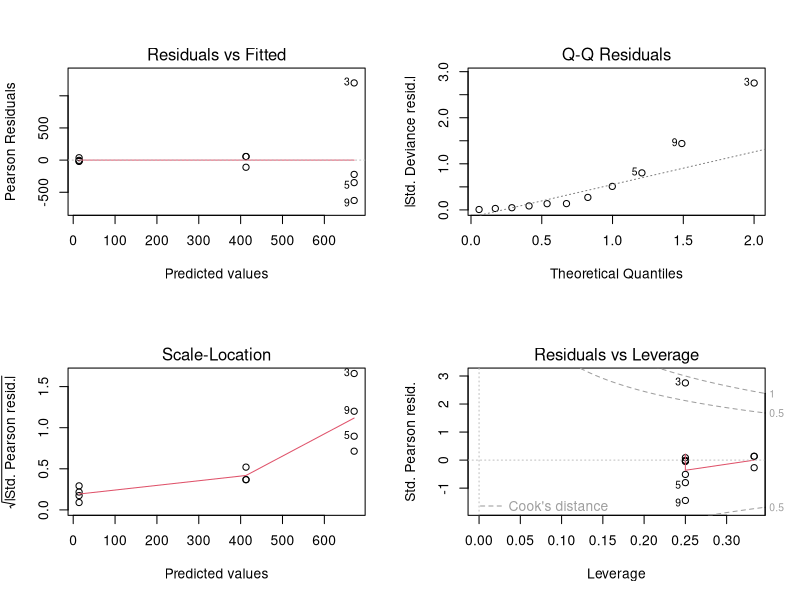
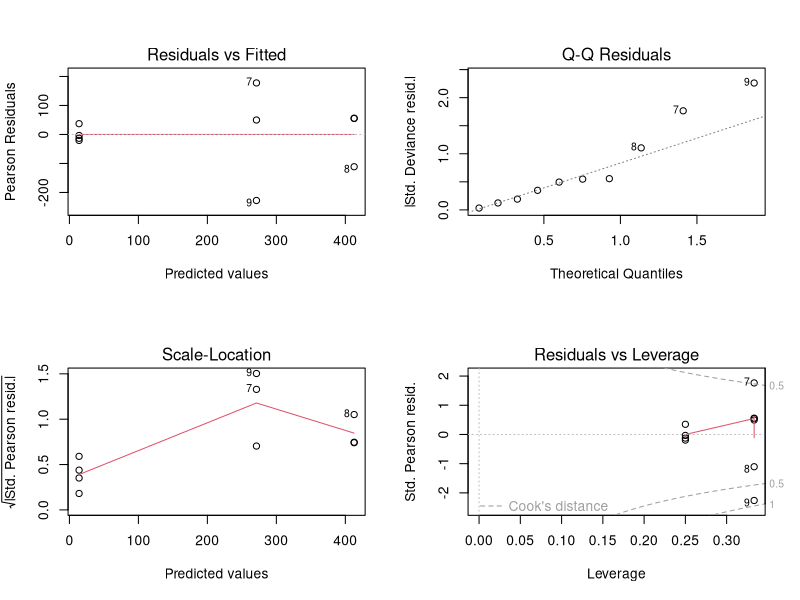
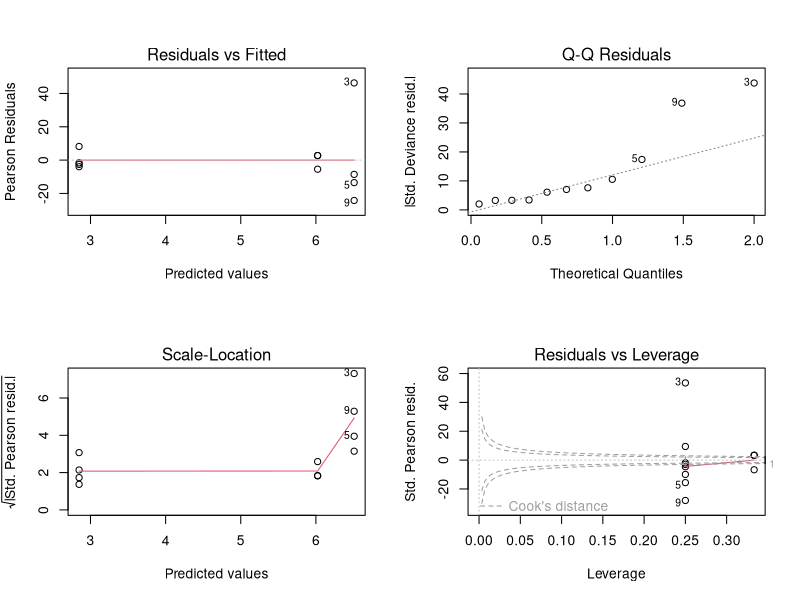
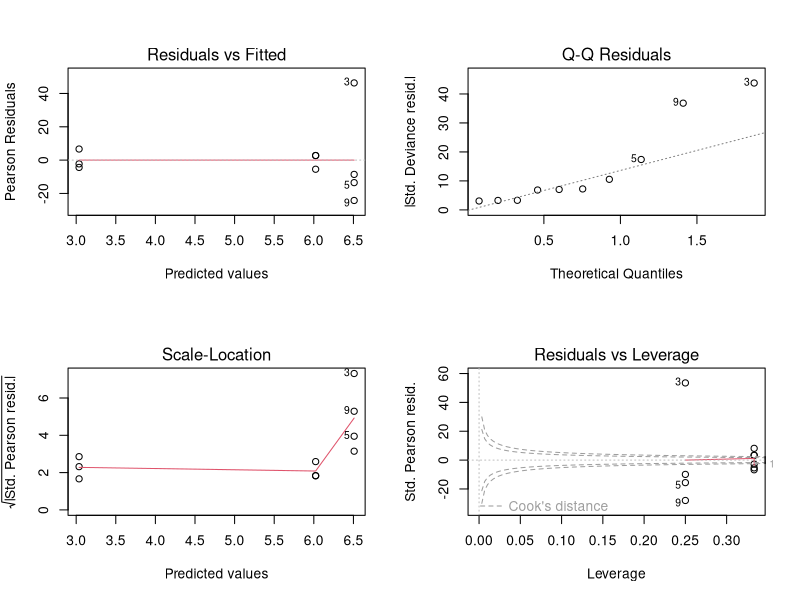
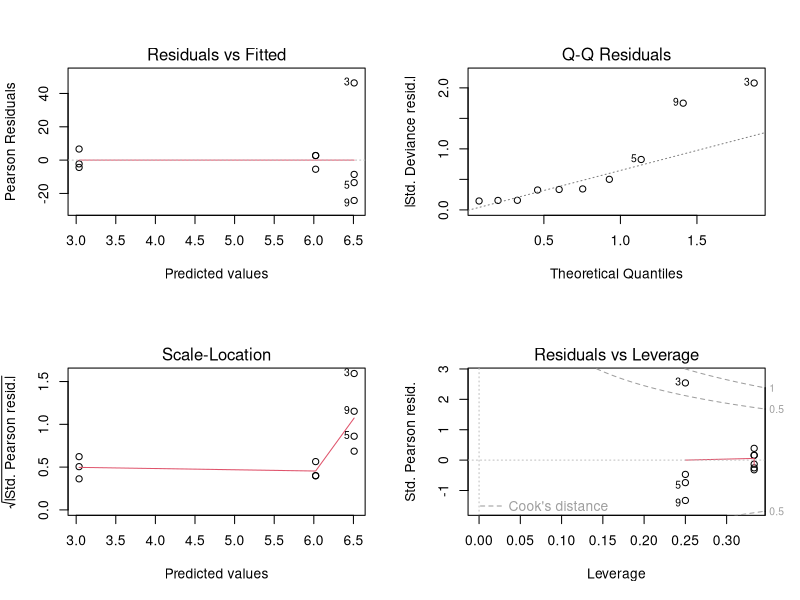
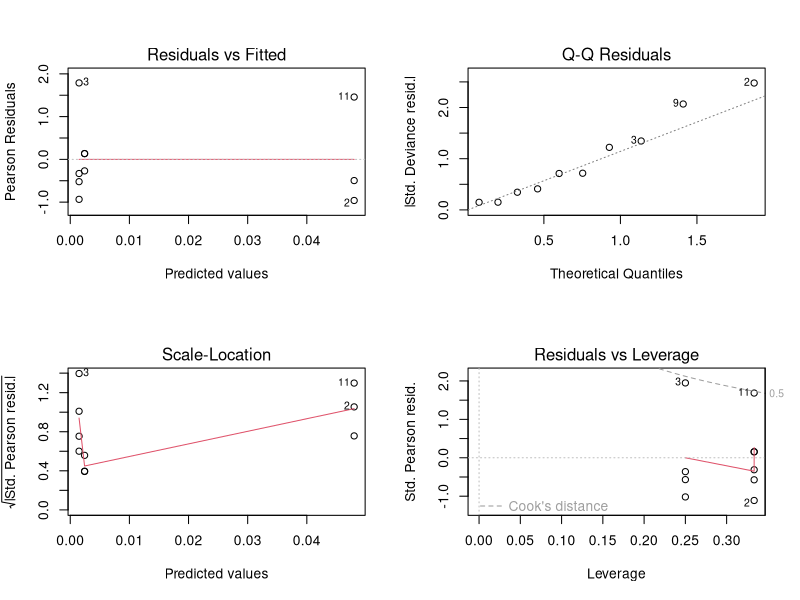
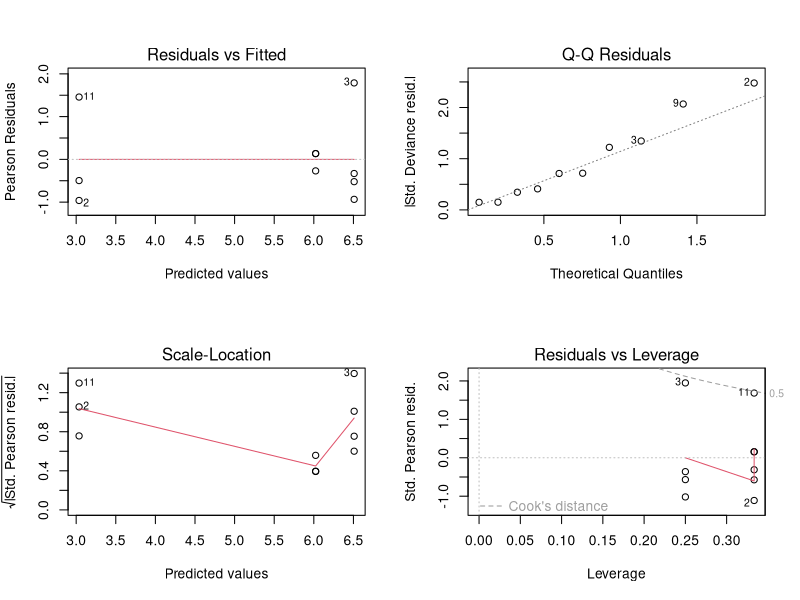

The R script that drew these images, in order:
## ---- chunk 1
knitr::opts_chunk$set(echo = TRUE)
setwd("~/Desktop/capstone/analysis/Juan")

CWDdata = read.csv("output.csv")
## ---- chunk 2
# model using gaussian
model = glm(difference ~ treatment, family = gaussian, data = CWDdata)
summary(model)

par(mfrow = c(2,2))
plot(model)
## ---- chunk 3
CWDdatarm3 = CWDdata[-c(3, 12),]
CWDdatarm6 = CWDdata[-c(6, 12),]
CWDdata["abs_diff"] = abs(CWDdata["difference"] )
## ---- chunk 4
#guassian model + plot3 removed

modelrm = glm(difference ~ treatment , family = gaussian, data = CWDdatarm3)
summary(modelrm)

par(mfrow = c(2,2))
plot(modelrm)
# the plot here shows that the plot 3, 5, 9 are always outliers, but all of 
# them are from the radial treatment
## ---- chunk 5
# model using poisson + abs_diff
model0 = glm(abs_diff ~ treatment, family = poisson, data = CWDdata)
summary(model0)

par(mfrow = c(2,2))
plot(model0)
## ---- chunk 6
# model using poisson + difference
model1 = glm(difference ~ treatment, family = poisson, data = CWDdatarm6)
summary(model1)

par(mfrow = c(2,2))
plot(model1)
## ---- chunk 7
## quasipoisson + diff
model2 = glm(difference ~ treatment, family = quasipoisson, data = CWDdatarm6)
summary(model2)

par(mfrow = c(2,2))
plot(model2)
## ---- chunk 8
## Gamma + difference
model3 = glm(difference ~ treatment, family = Gamma(link = "inverse"), data = CWDdatarm6)
summary(model3)

par(mfrow = c(2,2))
plot(model3)
## ---- chunk 9
## Gamma + difference
model4 = glm(difference ~ treatment, family = Gamma(link = "log"), data = CWDdatarm6)
summary(model4)
par(mfrow = c(2,2))
plot(model4)
